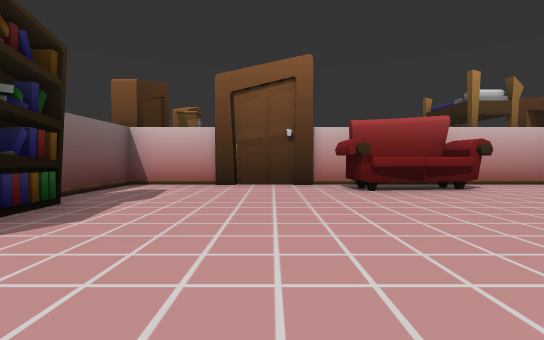
view 1 (above)

23 first-person views from a walk through a scene from a Unity 3-D project. The camera is 1.3 m above the floor, tilts 2° down and sees 85° across. The floor is counted in squares, 2 m on a side. Each view is taken from the middle of a square. On the plan, view 1 faces up. The plan holds only what a view shows up to about 9 squares ahead; the rest is blank. The place goes on beyond the plan.

view 2
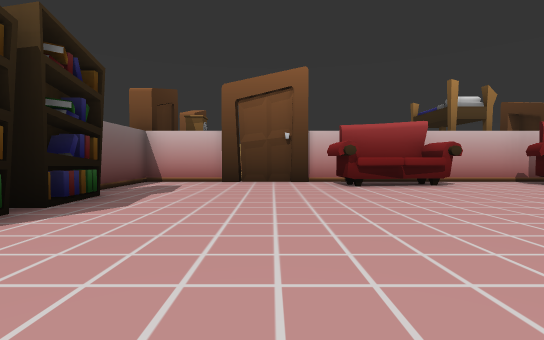

view 3
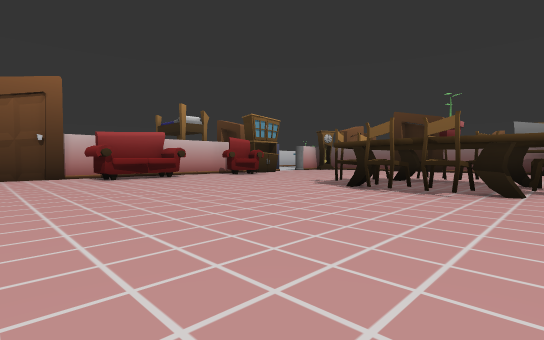

view 4
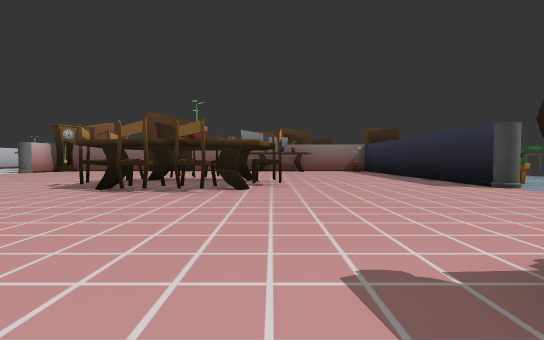

view 5
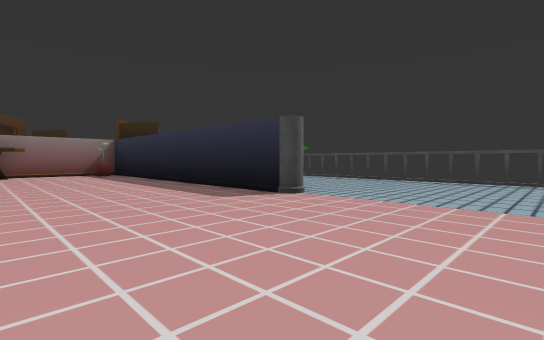

view 6
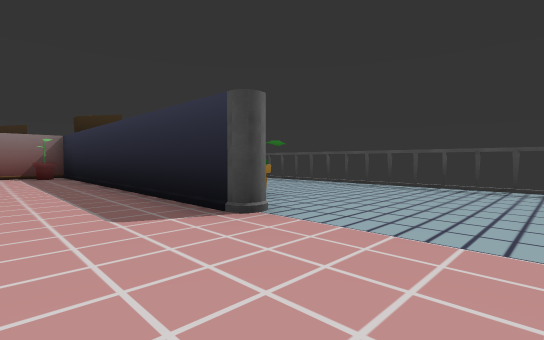

view 7
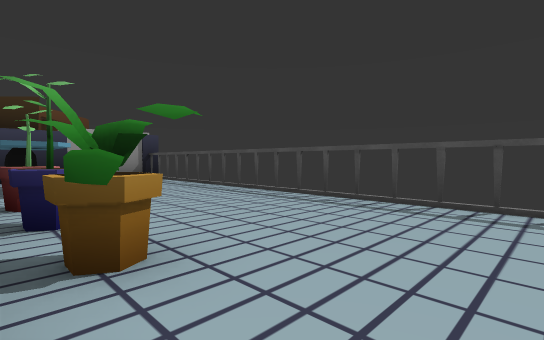

view 8
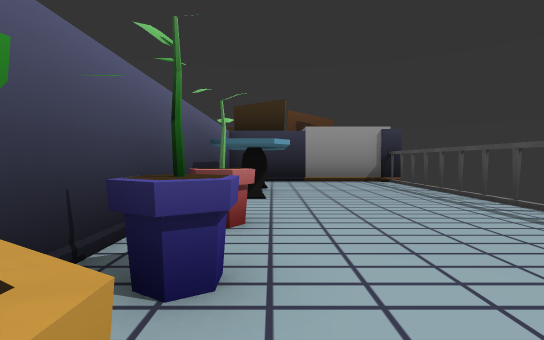

view 9
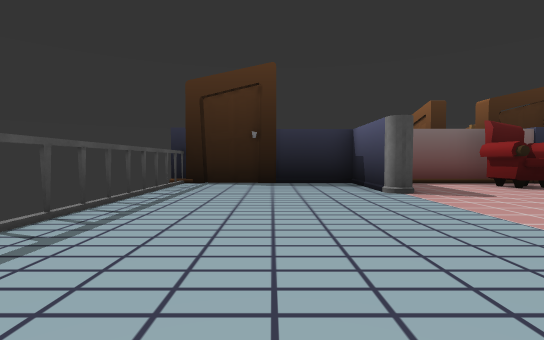

view 10
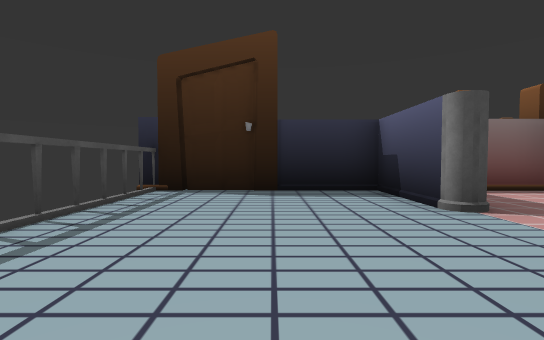

view 11
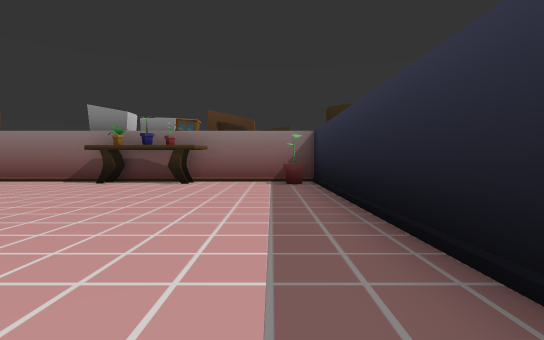

view 12
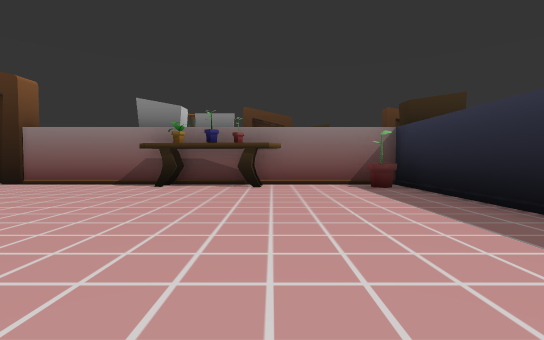

view 13
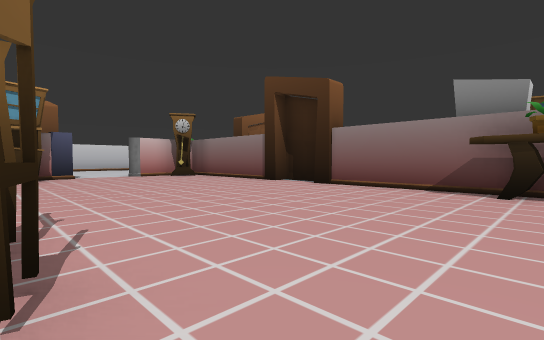

view 14
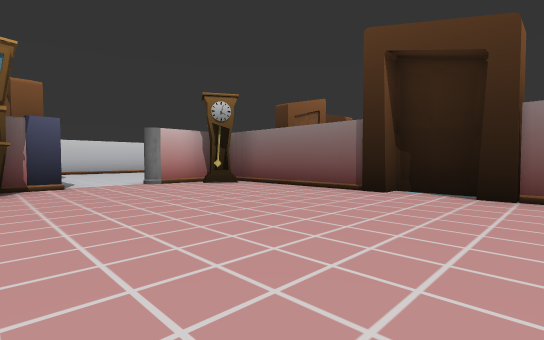

view 15
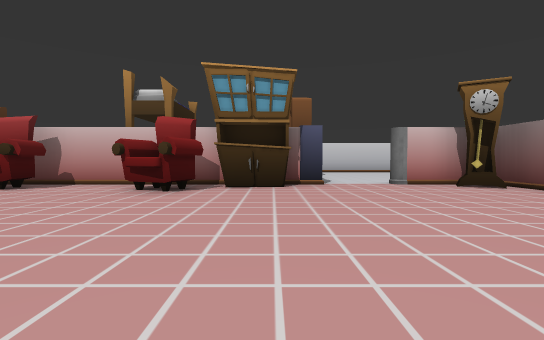

view 16
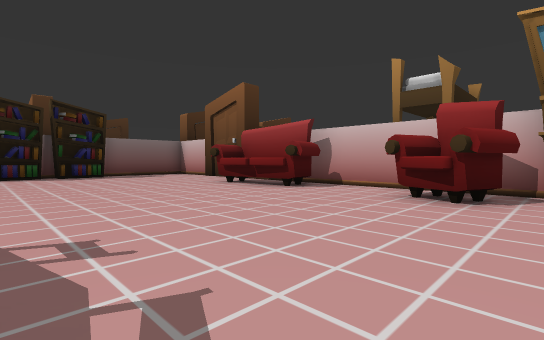

view 17
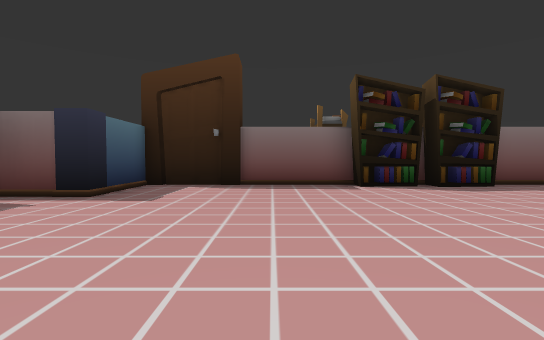

view 18
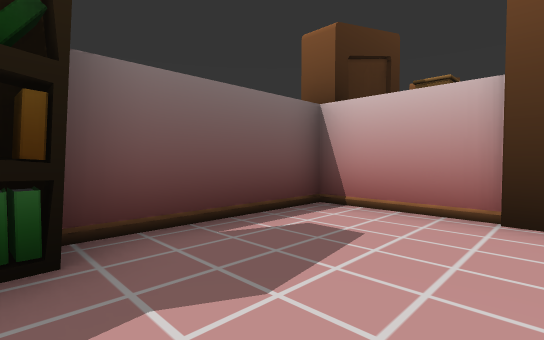

view 19
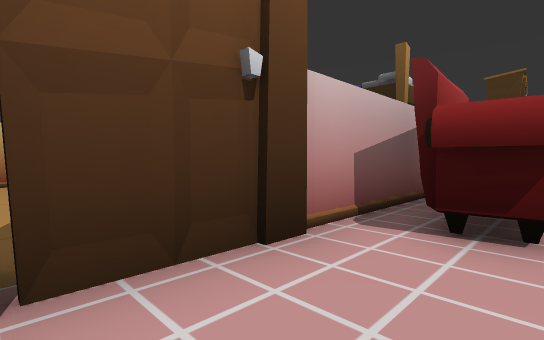

view 20
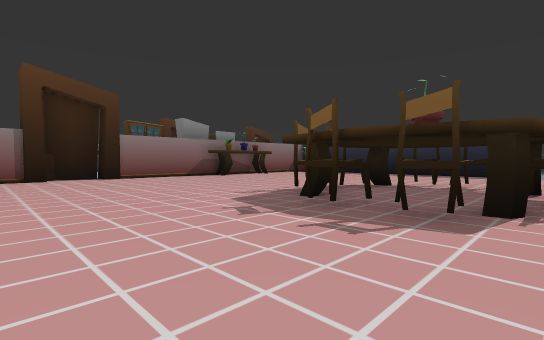

view 21
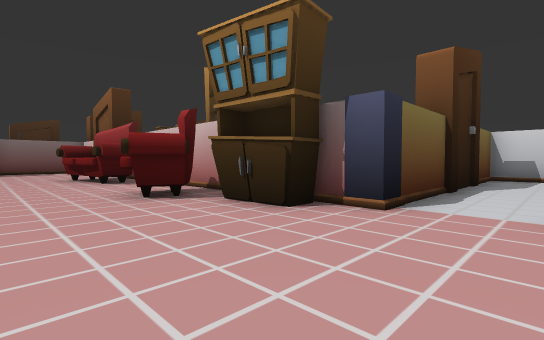

view 22
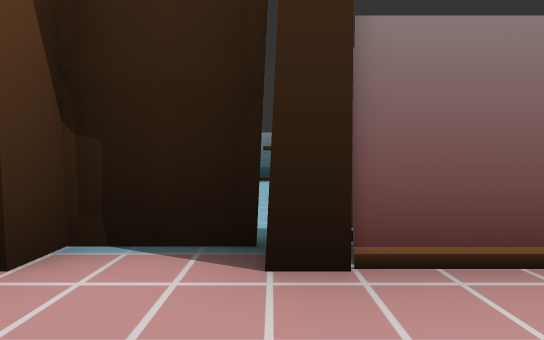

view 23
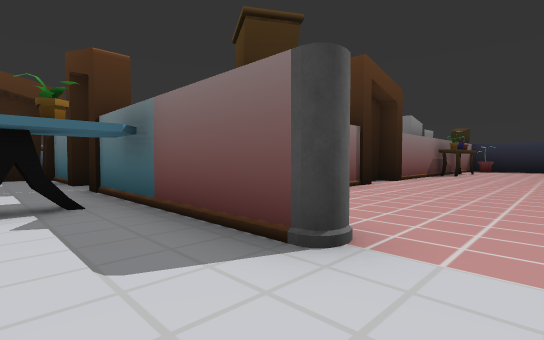

### Floor plan
Key: @ floor where view 1 was taken; # wall or solid block; . floor; / step, stairs or slope; O other object.
Columns run from 4 left of view 1 to 24 right of it. Each row starts with its distance up from view 1.
 16                ##
 15 O  ##          #/
 14 O  .           #.
 13    .           #..
 12  O .           O..
 11  O .      OO   O..
 10 O  .      OO   #.....O....  O
  9 O  .      OO   #.....O......O
  8 ###OO##########O..#####O.###
  7 #.....OOO..OOOO....O#
  6 #.....OO...OO.......#
  5 #...................#
  4 #O..................#
  3 #O..................#
  2 #O...................
  1 #O..................O...
  0 #...@....#OO........#
 -1 #........O...O......#
 -2 #........O.. O......#
 -3 O........#..#.......#O
 -4 O.O.......O#O......##OO
 -5  ##................O#
 -6   #.O...............#
 -7   #.O...............#
 -8   #.................#
 -9   ####....#########O#
-10   #........O.#O.....#O
-11   #..........O..OO..#O
-12   #.................#
-13    .................#
-14   #O................#
-15    OOOOOOOOOOOOOOOOOO

Positions as (right, up) in squares from view 1, and headings:
1: (0, 0), facing up
2: (0, -1), facing up
3: (-1, -4), facing up-right
4: (-1, -4), facing right
5: (2, -5), facing down-right
6: (3, -7), facing down-right
7: (5, -10), facing down-right
8: (7, -11), facing right
9: (7, -12), facing left
10: (5, -12), facing left
11: (7, -8), facing right
12: (8, -6), facing right
13: (9, -4), facing up-right
14: (10, 0), facing up-right
15: (10, 0), facing up
16: (9, 1), facing up-left
17: (4, -1), facing left
18: (-1, 4), facing up-left
19: (-1, 6), facing up-right
20: (5, 4), facing down-right
21: (13, 4), facing up-left
22: (14, 1), facing right
23: (12, 10), facing down-right
